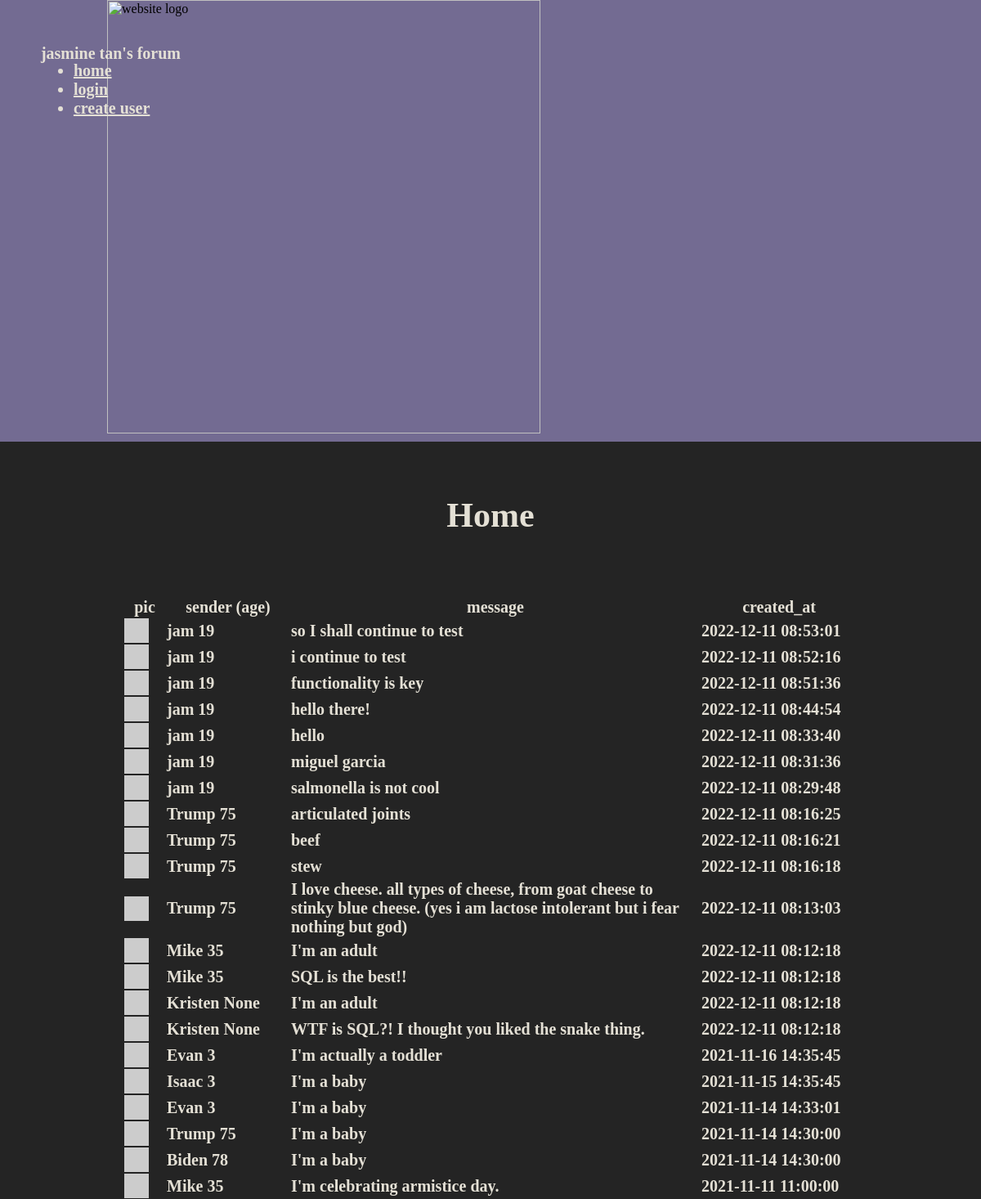
The page / on the database its author committed.
### tables this page shows
CREATE TABLE users (
    id INTEGER PRIMARY KEY,
    username TEXT NOT NULL UNIQUE,
    password TEXT NOT NULL,
    age INTEGER
);

CREATE TABLE messages (
    id integer primary key,
    sender_id integer not null,
    message text not null,
    created_at timestamp not null default current_timestamp
    );

### project.py (the view)
@app.route('/') #index page
def root():
    con = sqlite3.connect(DATABASE)
    messages = []
    username=request.cookies.get('username')
    password=request.cookies.get('password')
    good_credentials=are_credentials_good(username,password)
    print('good_credentials=', good_credentials)
    sql = """
    SELECT sender_id,message,created_at
    FROM messages
    ORDER BY created_at DESC;
    """
    cur_messages = con.cursor()
    cur_messages.execute(sql)
    for row_messages in cur_messages.fetchall():
        sql="""
        SELECT username,age
        FROM users
        WHERE id=?;
        """
        cur_users = con.cursor()
        cur_users.execute(sql, [row_messages[0]])
        for row_users in cur_users.fetchall():
            messages.append({
                'message': row_messages[1],
                'username': row_users[0],
                'created_at': row_messages[2],
                'profpic': 'https://robohash.org/' + row_users[0],
                'age':row_users[1],
                })
    return render_template('root.html', messages=messages, logged_in=good_credentials)

### project.py (called while the page is built)
def are_credentials_good(username,password):
    con = sqlite3.connect('twitter_clone.db')
    cur = con.cursor()
    username=username
    sql = """
    SELECT password FROM users where username= ?;
    """
    cur.execute(sql,[username])
    for row in cur.fetchall():
        if password == row[0]:
            return True
        else:
            return False

### templates/root.html
    {% extends 'base.html' %}
    {% block content %}
    <h2 id="header">Home</h2>
    <table id="messages">
        <tr>
            <th style="width: 50px" style="word-wrap: break-word">pic</th>
            <th style="width: 150px" style="word-wrap: break-word">sender (age)</th>
            <th style="width: 500px" style="word-wrap: break-word">message</th>
            <th style="width: 190px" style="word-wrap: break-word">created_at</th>
        </tr>
        {% for message in messages %}
            <tr>
                <td><img src="{{message['profpic']}}" width="30" alt="alternatetext"></td>
                <td>{{message['username']}} {{message['age']}}</td>
                <td>{{message['message']}}</td>
                <td>{{message['created_at']}}  </td>
            </tr>
        {% endfor %}
    </table>
    {% endblock %}

### templates/base.html (shortened to what this page needs)
<html>
    <head>
        <link rel="stylesheet" href="/static/style.css">
    </head>
    <body>
        <div id="rect1" class="purple">
            <span id='sitelogo'>
                <img
                title= "welcome to my forum"
                height = 530px
                src="https://github.com/jasminextan/twitter-clone/blob/main/static/purple%20and%20white%20jasmine%20logo.png?raw=true"
                alt="website logo">
            </span>
            <h1 id="title">jasmine tan's forum</h1>
            <ul id="menu">
                <li><a href='/'>home</a></li>
                {% if logged_in %}
                <li><a href='/create_message'>create message</a></li>
                <li><a href='/search_message'>search message</a></li>
                <li><a href='/logout'>logout</a></li>
                <li><a href='/user'>user</a></li>
                {% else %}
                <li><a href='/login'>login</a></li>
                <li><a href='/create_user'>create user</a></li>
                {% endif %}
            </ul>
            {% block content %}
            {% endblock %}
        </div>
    </body>
</html>

### static/style.css (style rules this page uses)
body { background-color: #242424 }
a { color: #E4E0D5 }
.purple { background-color: #736B92; }
#rect1 { position: absolute; width: 100%; height: 540px; left: 0%; top: 0px; z-index: 1; }
#title { position: absolute; width: 300px; height: 36px; left: 4.16%; top: 34px; font-weight: 700; font-size: 20px; line-height: 24px; display: flex; align-items: center; text-align: center; color: #E4E0D5; }
#menu { position: absolute; left: 4.16%; top: 55px; font-weight: 700; font-size: 20px; color: #E4E0D5; }
#messages { border-collapse: collapse; table-layout: fixed; width: 310px; font-weight: 700; font-size: 20px; color: #E4E0D5; top: 555px; margin-left: auto; margin-right: auto; }
#sitelogo { display: block; margin-left: auto; margin-right: auto; margin-top: 0px; width: 938px; }
#header { margin:0px; height: 200px; line-height:200px; font-weight: 700; font-size: 42px; text-align: center; color: #E4E0D5; }

### rows shown on the page
users: username "jam" "jam" "jam" "jam" "jam" "jam" "jam"
messages: message "so I shall continue to test", created_at "2022-12-11 08:53:01"
messages: message "i continue to test", created_at "2022-12-11 08:52:16"
messages: message "functionality is key", created_at "2022-12-11 08:51:36"
messages: message "hello there!", created_at "2022-12-11 08:44:54"
messages: message "hello", created_at "2022-12-11 08:33:40"
messages: message "miguel garcia", created_at "2022-12-11 08:31:36"
messages: message "salmonella is not cool", created_at "2022-12-11 08:29:48"
users: username "Trump" "Trump" "Trump" "Trump" "Trump"
messages: message "articulated joints", created_at "2022-12-11 08:16:25"
messages: message "beef", created_at "2022-12-11 08:16:21"
messages: message "stew", created_at "2022-12-11 08:16:18"
messages: message "I love cheese. all types of cheese, from goat cheese to stinky blue cheese. (yes i am lactose intolerant but i fear nothing but god)", created_at "2022-12-11 08:13:03"
users: username "Mike" "Mike" "Mike"
messages: message "I'm an adult", created_at "2022-12-11 08:12:18"
messages: message "SQL is the best!!", created_at "2022-12-11 08:12:18"
users: username "Kristen" "Kristen"
messages: message "I'm an adult", created_at "2022-12-11 08:12:18"
messages: message "WTF is SQL?! I thought you liked the snake thing.", created_at "2022-12-11 08:12:18"
users: username "Evan" "Evan"
messages: message "I'm actually a toddler", created_at "2021-11-16 14:35:45"
users: username "Isaac"
messages: message "I'm a baby", created_at "2021-11-15 14:35:45"
messages: message "I'm a baby", created_at "2021-11-14 14:33:01"
messages: message "I'm a baby", created_at "2021-11-14 14:30:00"
users: username "Biden"
messages: message "I'm a baby", created_at "2021-11-14 14:30:00"
messages: message "I'm celebrating armistice day.", created_at "2021-11-11 11:00:00"

### other values the page prints
{{ message['age'] }} "19" "19" "19" "19" "19" "19" "19" "75" "75" "75" "75" "35" "35" "None" "None" "3" "3" "3" "75" "78" "35"
